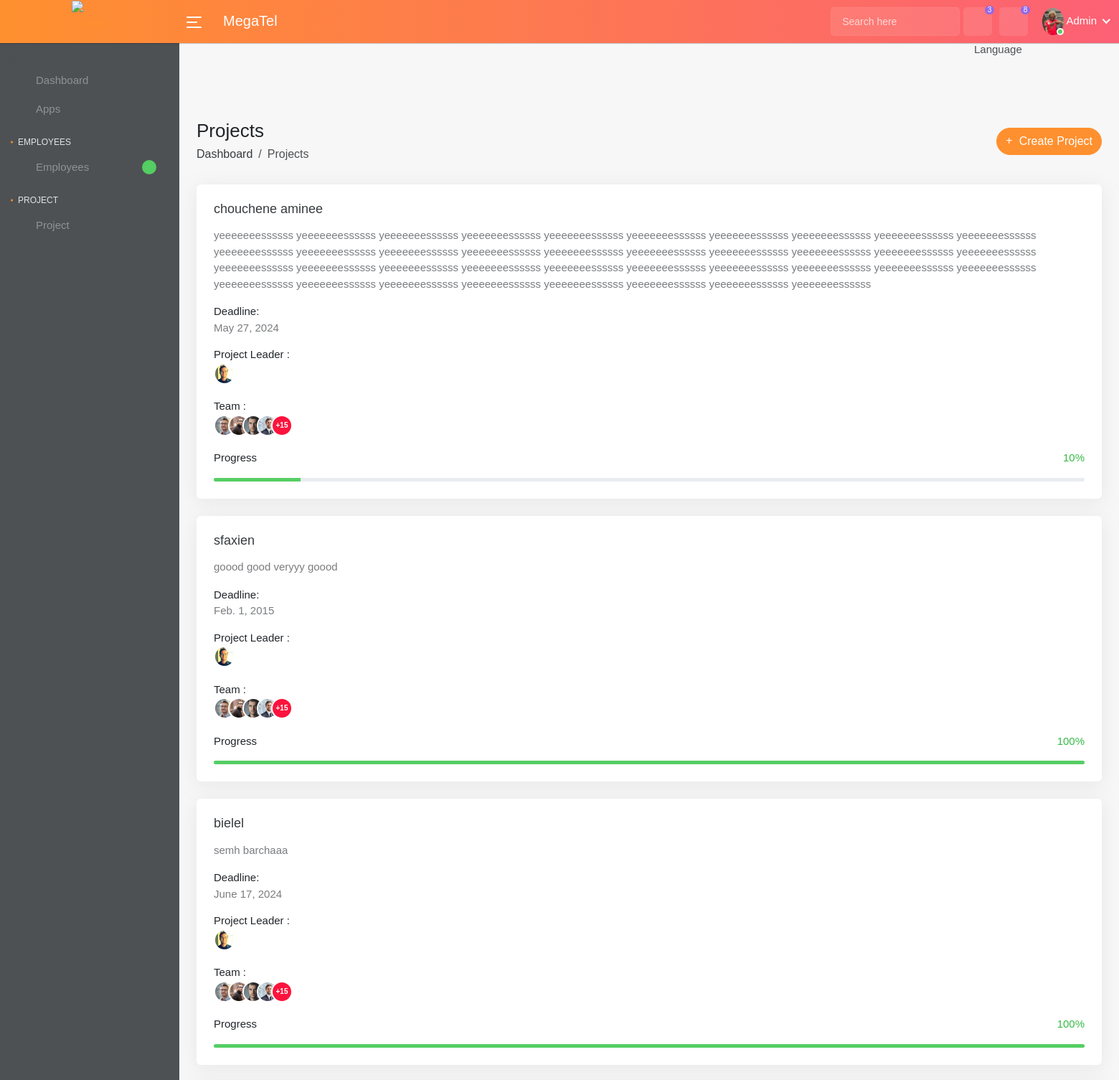
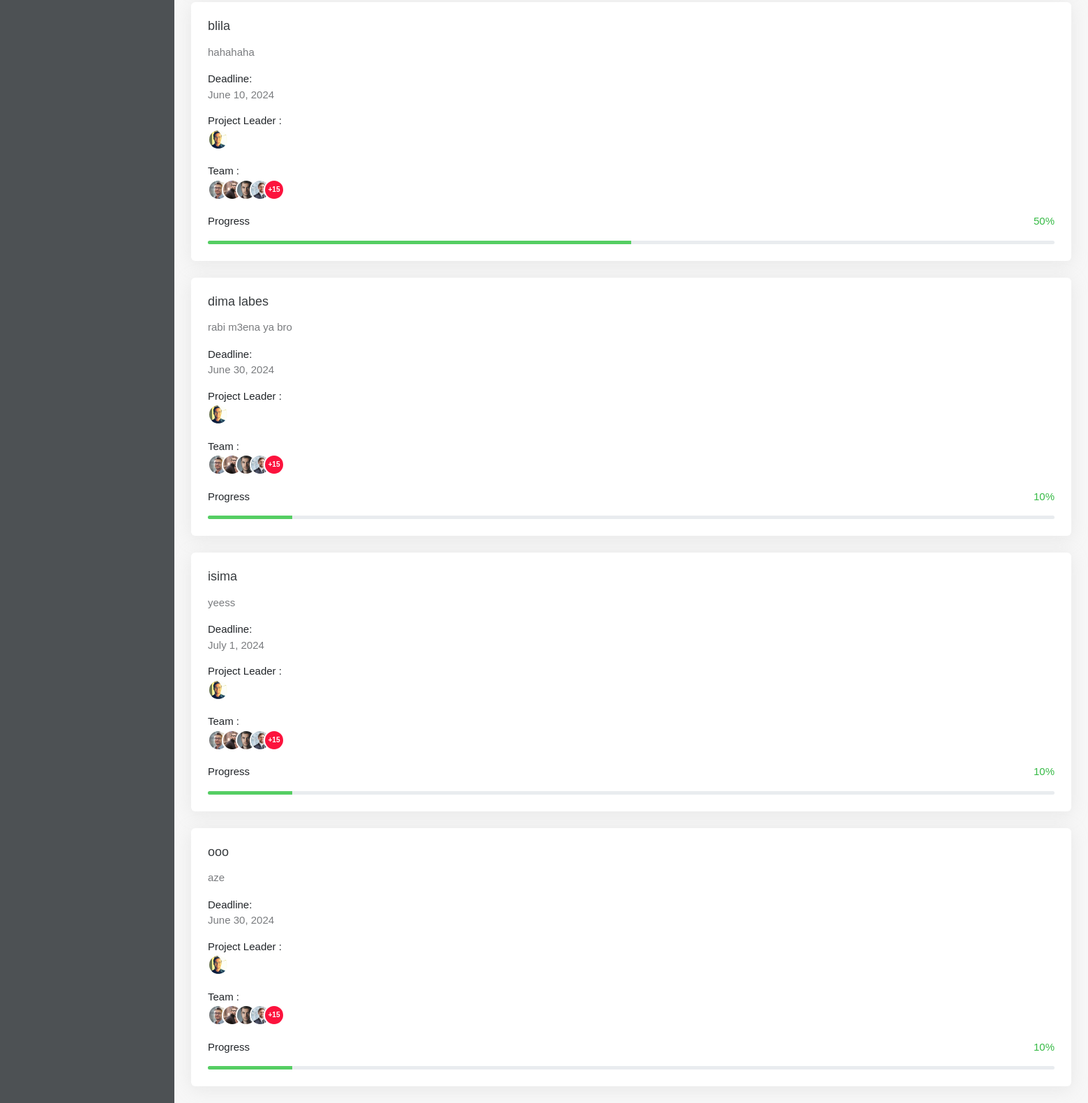
/project.html (signed in), run on the app's committed database (2 pictures, top to bottom).
### center/models.py (models this page shows, shortened)
class User(AbstractUser):
    id= models.AutoField(primary_key=True)
    GENDER_CHOICES = [
        ('Masculin', 'Masculin'),
        ('Féminin', 'Féminin'),
    ]
    status_choices = [
        ('Active', 'Active'),
        ('Inactive', 'Inactive'),
    ]
    iposte = [
       ('Admin', 'Admin'),
       ('Employee', 'Employee'),
    ]
    s_type =[
        ('Hourly','Hourly'),
        ('Daily','Daily'),
        ('Weekly','Weekly'),
        ('Monthly','Monthly'),
    ]
    p_type =[
        ('Bank transfer','Bank transfer'),
        ('Check','Check'),
        ('Cash','Cash'),
    ]
    telephone = models.CharField(max_length=20,blank=True,null=True)
    image = models.ImageField(upload_to='images/')
    adresse = models.CharField(max_length=20,blank=True,null=True)
    Bank_name = models.CharField(max_length=20,blank=True,null=True)
    salair_type =models.CharField(max_length=80, choices=s_type, blank=True, null=True)
    salair_month=models.CharField(max_length=20,blank=True,null=True)
    Payment_type=models.CharField(max_length=80, choices=p_type, blank=True, null=True)
    nationality = models.CharField(max_length=20,blank=True,null=True)
    email = models.CharField(max_length=50,blank=True,null=True)
    city = models.CharField(max_length=100, blank=True, null=True)
    passport = models.CharField(max_length=20)
    cin = models.CharField(max_length=20)
    date_birthday = models.DateField(blank=True, null=True)
    poste = models.CharField(max_length=80, choices=iposte, blank=True,default='employee', null=True)
    status = models.CharField(max_length=8, choices=status_choices, blank=True, null=True,default='Inactive')
    gender = models.CharField(max_length=8, choices=GENDER_CHOICES, blank=True, null=True)
    created_at = models.DateTimeField(auto_now_add=True,verbose_name='Created At')

class Project(models.Model):
    id= models.AutoField(primary_key=True)
    name = models.CharField(max_length=100, unique=True, verbose_name='Project Name')
    description = models.TextField(verbose_name='Project Description')
    STATUS_CHOICES = [
        ('Planning', 'Planning'),
        ('Ongoing', 'Ongoing'),
        ('Completed', 'Completed'),
        ('On Hold', 'On Hold'),
    ]
    status = models.CharField(max_length=10, choices=STATUS_CHOICES, default='Planning', verbose_name='Project Status')
    def status_as_points(self):
        status_points = {
            'Planning': 10,
            'Ongoing': 70,
            'Completed': 100,
            'On Hold': 50,
        }
        return status_points[self.status]
    start_date = models.DateField(default=timezone.now, verbose_name='Start Date')
    end_date = models.DateField(null=True, blank=True, verbose_name='End Date')
    contact_name = models.CharField(max_length=100, verbose_name='Contact Name')
    contact_email = models.EmailField(verbose_name='Contact Email')
    contact_phone = models.CharField(max_length=20, null=True, blank=True, verbose_name='Contact Phone')
    created_at = models.DateTimeField(auto_now_add=True, verbose_name='Created At')
    updated_at = models.DateTimeField(auto_now=True, verbose_name='Updated At')

### center/views.py (the view)
# urls.py: path('project.html',views.allproject,name='project'),
@login_required
def allproject(request):
    employee_with_id_3 = User.objects.get(id=request.user.id)
    project =Project.objects.all()
    context={
        'employee_with_id_3':employee_with_id_3,
        'project':project,
    }
    return render(request, 'center/project.html',context)

### center/templates/center/project.html (shortened to what this page needs)
{% load static %}
<!DOCTYPE html>
<html lang="en" data-layout="vertical" data-topbar="orange" data-sidebar="orange" data-sidebar-size="lg" data-sidebar-image="none">
<head>
<link rel="stylesheet" href="{% static 'center/css/bootstrap.min.css' %}">
<link rel="stylesheet" href="{% static 'center/plugins/fontawesome/css/fontawesome.min.css' %}">
<link rel="stylesheet" href="{% static 'center/plugins/fontawesome/css/all.min.css'%}">
<link rel="stylesheet" href="{% static 'center/css/line-awesome.min.css'%}">
<link rel="stylesheet" href="{% static 'center/css/material.css'%}">
<link rel="stylesheet" href="{% static 'center/plugins/morris/morris.css'%}">
<link rel="stylesheet" href="{% static 'center/css/style.css' %}">
<link rel="stylesheet" href="{% static 'center/plugins/icons/feather/feather.css'%}">
<link rel="stylesheet" href="{% static 'center/css/line-awesome.min.css'%}">
<link rel="stylesheet" href="{% static 'center/css/owl.carousel.min.css'%}">
</head>
<body>
<div class="main-wrapper">
<div class="header">
<div class="header-left">
<a href="admin-dashboard.html" class="logo">
    <img src="{% static 'center\img\assets\WhatsApp_Image_2024-02-23_at_03.10.17__2_-removebg-preview.png'%}"  width="60" height="60" alt="Logo">
</a>
</div>
<a id="toggle_btn" href="javascript:void(0);">
<span class="bar-icon">
<span></span>
<span></span>
<span></span>
</span>
</a>
<div class="page-title-box">
<h3>MegaTel</h3>
</div>
<ul class="nav user-menu">
<li class="nav-item">
<div class="top-nav-search">
<form action="https://smarthr.dreamstechnologies.com/html/template/search.html">
<input class="form-control" type="text" placeholder="Search here">
<button class="btn" type="submit"><i class="fa-solid fa-magnifying-glass"></i></button>
</form>
</div>
</li>
<li class="nav-item dropdown">
<a href="#" class="dropdown-toggle nav-link" data-bs-toggle="dropdown">
<i class="fa-regular fa-bell"></i> <span class="badge rounded-pill">3</span>
</a>
</li>
<li class="nav-item dropdown">
<a href="#" class="dropdown-toggle nav-link" data-bs-toggle="dropdown">
<i class="fa-regular fa-comment"></i> <span class="badge rounded-pill">8</span>
</a>
</li>
<li class="nav-item dropdown has-arrow main-drop">
<a href="#" class="dropdown-toggle nav-link" data-bs-toggle="dropdown">
    <span class="user-img"><img src="{{ employee_with_id_3.image.url}}" alt="Employee Image">
        <span class="status online"></span></span>
<span>Admin</span>
</a>
</li>
</ul>
</div>
<div class="sidebar" id="sidebar">
    <div id="sidebar-menu" class="sidebar-menu">
    <ul class="sidebar-vertical">
    <span>Main</span>
    <li class="submenu">
    <a href="#"><i class="la la-dashcube"></i> <span> Dashboard</span> <span class="menu-arrow"></span></a>
    </li>
    <li class="submenu">
    <a href="#"><i class="la la-cube"></i> <span> Apps</span> <span class="menu-arrow"></span></a>
    </li>
    <li class="menu-title">
    <span>Employees</span>
    </li>
    <li class="submenu">
    <a href="#" class="noti-dot"><i class="la la-user"></i> <span> Employees</span> <span class="menu-arrow"></span></a>
    </li>
    <li class="menu-title">
        <span>Project</span>
        </li>
        <li>
        <a href="project.html"><i class="la la-rocket"></i> <span> Project </span></a>
        </li>
    </ul>
    </div>
    </div>
    </div>
    <div class="page-wrapper">
        <div class="page-content">
            <div class="page-wrapper" >
                <div id="google_element" style="position:relative;left:55vw;top:-2vh">Language</div>
            </div>
    <div class="content container-fluid pb-0">
    <div class="page-header">
    <div class="row align-items-center">
    <div class="col">
    <h3 class="page-title">Projects</h3>
    <ul class="breadcrumb">
    <li class="breadcrumb-item"><a href="admin-dashboard.html">Dashboard</a></li>
    <li class="breadcrumb-item active">Projects</li>
    </ul>
    </div>
    <div class="col-auto float-end ms-auto">
    <a href="#" class="btn add-btn" data-bs-toggle="modal" data-bs-target="#create_project"><i class="fa-solid fa-plus"></i> Create Project</a>
    </div>
    </div>
    </div>
<div class="row">
    {% for pro in project %}
        <div class="col-lg-4 col-sm-6 col-md-4 col-xl-12 d-flex">
        <div class="card w-100 ">
        <div class="card-body">
        <h4 class="project-title"><a href="{% url 'project' pro.id %}">{{pro.name}}</a></h4>
        <p class="text-muted">{{pro.description}}
        </p>
        <div class="pro-deadline m-b-15">
        <div class="sub-title">
        Deadline:
        </div>
        <div class="text-muted">
        {{pro.end_date}}
        </div>
        </div>
        <div class="project-members m-b-15">
        <div>Project Leader :</div>
        <ul class="team-members">
        <li>
        <a href="#" data-bs-toggle="tooltip" title="Jeffery Lalor"><img src="{% static 'center/assets/img/profiles/avatar-16.jpg'%}" alt="User Image"></a>
        </li>
        </ul>
        </div>
        <div class="project-members m-b-15">
        <div>Team :</div>
        <ul class="team-members">
        <li>
        <a href="#" data-bs-toggle="tooltip" title="John Doe"><img src="{% static 'center/assets/img/profiles/avatar-02.jpg'%}" alt="User Image"></a>
        </li>
        <li>
        <a href="#" data-bs-toggle="tooltip" title="Richard Miles"><img src="{% static 'center/assets/img/profiles/avatar-09.jpg'%}" alt="User Image"></a>
        </li>
        <li>
        <a href="#" data-bs-toggle="tooltip" title="John Smith"><img src="{% static 'center/assets/img/profiles/avatar-10.jpg'%}" alt="User Image"></a>
        </li>
        <li>
        <a href="#" data-bs-toggle="tooltip" title="Mike Litorus"><img src="{% static 'center/assets/img/profiles/avatar-05.jpg'%}" alt="User Image"></a>
        </li>
        <li class="dropdown avatar-dropdown">
        <a href="#" class="all-users dropdown-toggle" data-bs-toggle="dropdown" aria-expanded="false">+15</a>
        </li>
        </ul>
        </div>
        <p class="m-b-5">Progress <span class="text-success float-end">{{pro.status_as_points}}%</span></p>
        <div class="progress progress-xs mb-0">
        <div class="progress-bar bg-success w-{{pro.status_as_points}}" role="progressbar" data-bs-toggle="tooltip" title="40%"></div>
        </div>
        </div>
        </div>
        </div>
    {% endfor %}
</div>
</div>
</div>
</div>
<script src="{% static 'rocket-loader.min.js'%}"></script></body>
</html>

### data on the page
User: image (picture)
Project: name "chouchene aminee", description "yeeeeeeessssss yeeeeeeessssss yeeeeeeessssss yeeeeeeessssss yeeeeeeessssss yeeeeeeessssss yeeeeeeessssss yeeeeeeessssss yeeeeeeessssss yeeeeeeessssss yeeeeeeessssss yeeeeeeessssss yeeeeeeessssss yeeeeeeessssss yeeeeeeessssss yeeeeeeessssss yeeeeeeessssss yeeeeeeessssss yeeeeeeessssss yeeeeeeessssss yeeeeeeessssss yeeeeeeessssss yeeeeeeessssss yeeeeeeessssss yeeeeeeessssss yeeeeeeessssss yeeeeeeessssss yeeeeeeessssss yeeeeeeessssss yeeeeeeessssss yeeeeeeessssss yeeeeeeessssss yeeeeeeessssss yeeeeeeessssss yeeeeeeessssss yeeeeeeessssss yeeeeeeessssss yeeeeeeessssss", end_date "May 27, 2024", status_as_points "10"
Project: name "sfaxien", description "goood good veryyy goood", end_date "Feb. 1, 2015", status_as_points "100"
Project: name "bielel", description "semh barchaaa", end_date "June 17, 2024", status_as_points "100"
Project: name "blila", description "hahahaha", end_date "June 10, 2024", status_as_points "50"
Project: name "dima labes", description "rabi m3ena ya bro", end_date "June 30, 2024", status_as_points "10"
Project: name "isima", description "yeess", end_date "July 1, 2024", status_as_points "10"
Project: name "ooo", description "aze", end_date "June 30, 2024", status_as_points "10"
